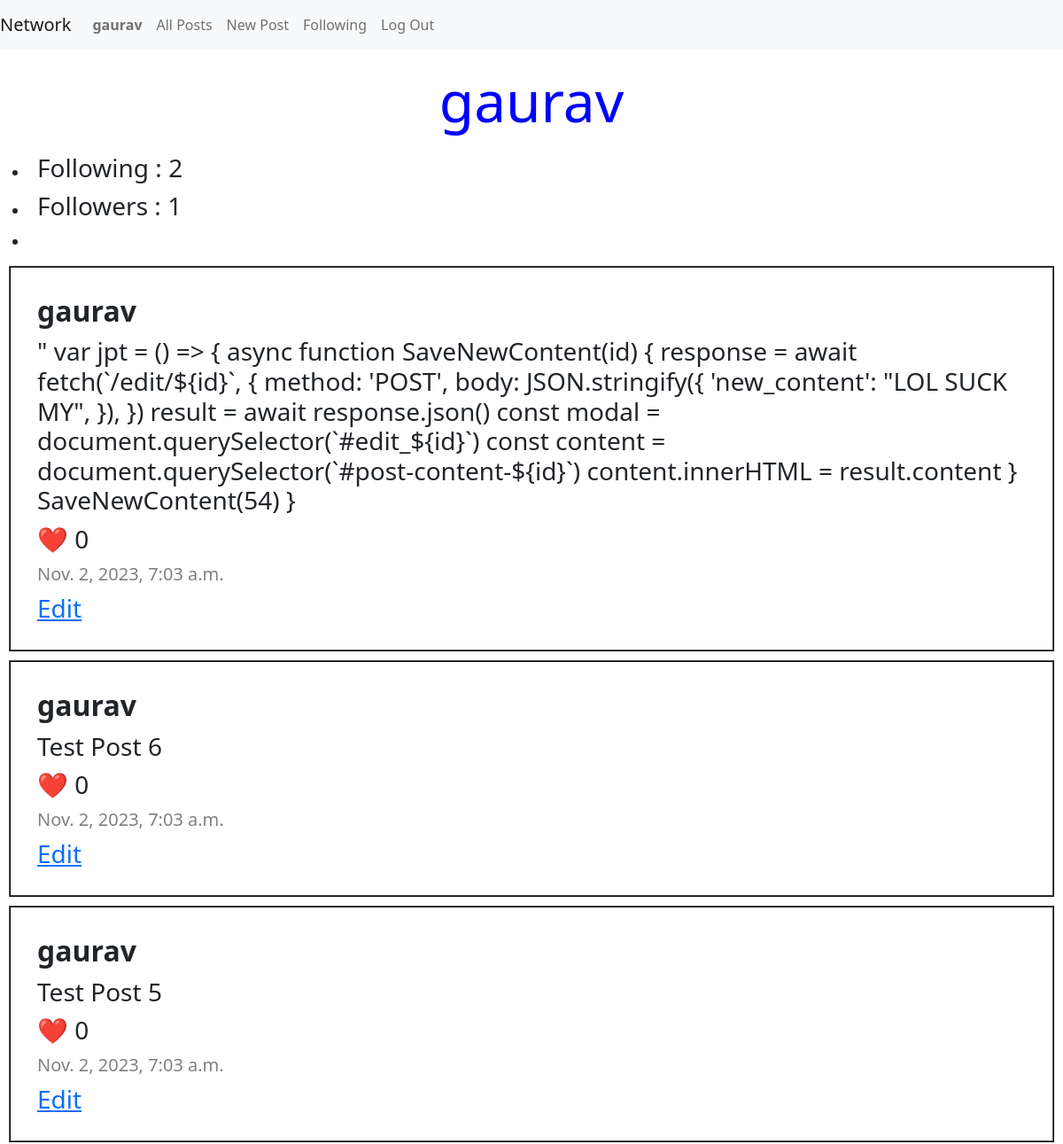
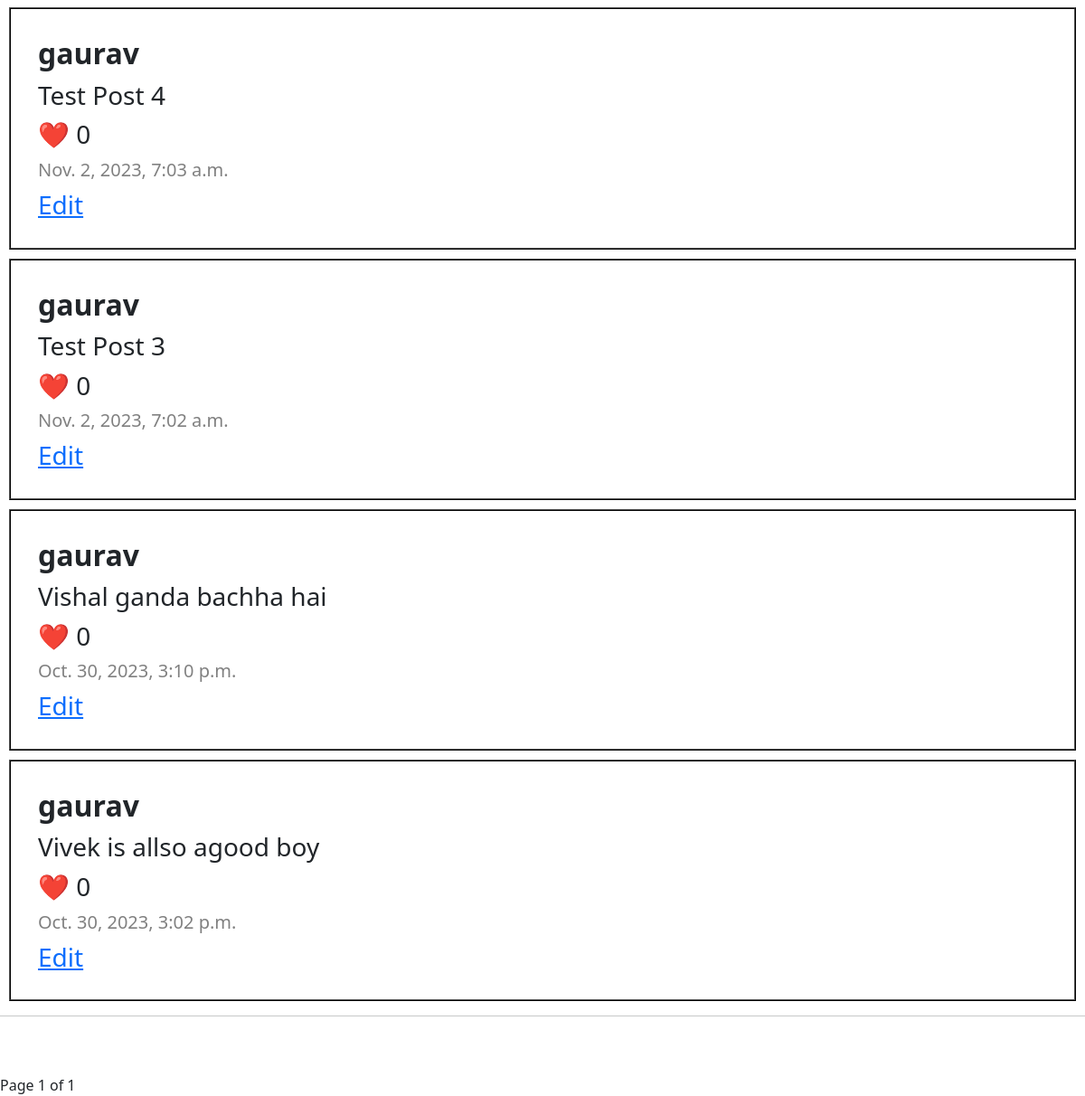
Before: /user/3 (signed in) with the older database file (2 pictures, top to bottom).
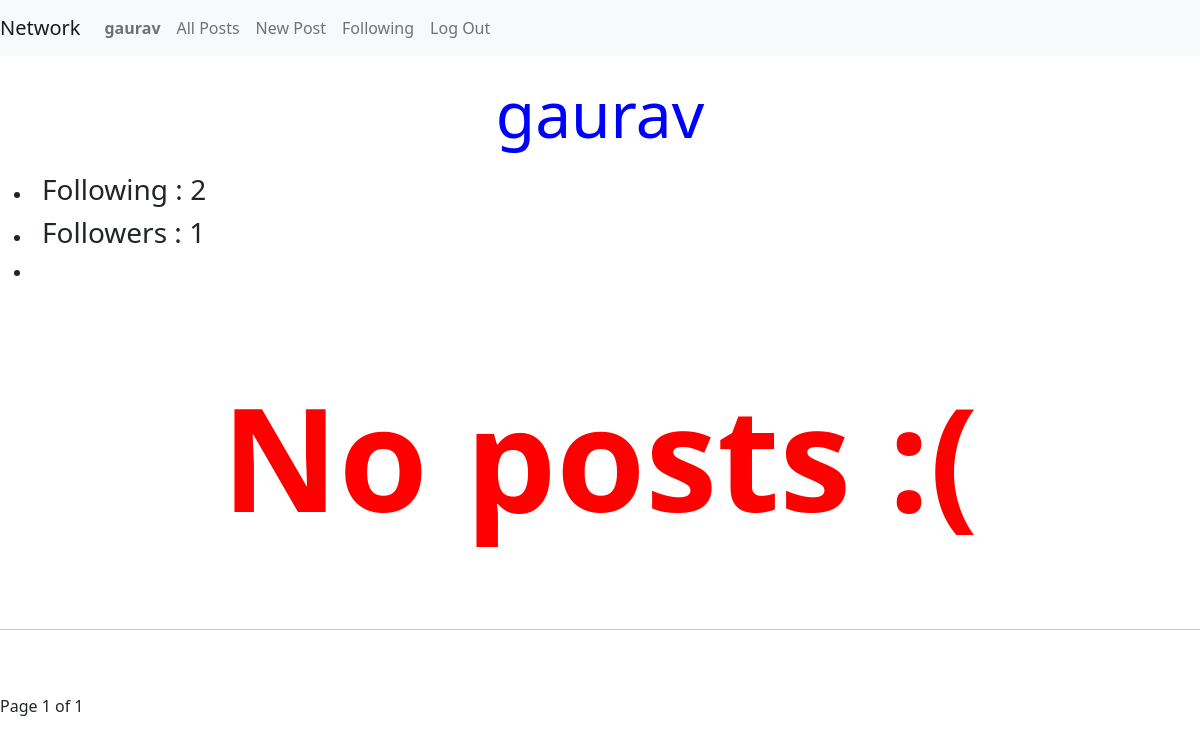
After: the same page with the newer database file.
### network/models.py (models this page shows, shortened)
class Post(models.Model):
    user = models.ForeignKey(User, on_delete=models.CASCADE)
    content = models.TextField()
    creation_date = models.DateTimeField(auto_now_add=True)
    likes = models.IntegerField(default=0)
    edited = models.BooleanField(default=False)
    likers = models.TextField(default="", null=True)

class User(AbstractUser):
    follower = models.TextField(default="", null=True)
    following = models.TextField(default="", null=True)
    pass

### network/views.py (the view, shortened to what this page needs)
# urls.py: path("user/<int:user_id>", views.userpage, name="userpage"),
@login_required(login_url=LOGIN_URL )
def userpage(request, user_id ):
    requested_user = User.objects.get(id=user_id)
    logged_user = User.objects.get(id= request.user.id)
    if request.method  == "GET":
        posts = Post.objects.filter(user=user_id).order_by('-creation_date')
        if request.user.id == user_id:
            show_follow = False
        else:
            show_follow = True
        logged_following_list = logged_user.following.split(",")
        if str(user_id) in  logged_following_list:
            is_following = True
        else:
            is_following = False
        paginator = Paginator(posts, MAX_POSTS)
        page = request.GET.get('page')
        posts_paginator = paginator.get_page(page)
        return render(request, "network/userpage.html",{
            "username" : requested_user.username,
            "posts" : posts,
            "followers" : len(requested_user.follower.split(",")),
            "following" : len(requested_user.following.split(",")),
            "is_following" : is_following,
            "show_follow" : show_follow,
            "user_id" : user_id,
            "page" : posts_paginator
            })

### network/templates/network/userpage.html (shortened to what this page needs)
{% extends "network/layout.html" %}
{% load static %}
{% block body %}
    <center><h1 style="color: blue; font-size: 400%; padding: 10px">{{ username }}</h1></center>
    <ul class = "following-bar">
        <li>
            <h3>Following : {{ following }}</h3>
        </li>
        <li>
            <h3>Followers : {{ followers }}</h3>
        </li>
        <li>
        </li>
    </ul>
    {% if posts %}
    {% for post in page %}
        <div class="post">
            <h2>{{ post.user.username }}</h2>
            <h3>{{ post.content }}</h3>
            <h3>❤️ {{ post.likes }}</h3>
            <h5>{{ post.creation_date }}</h5>
            {% if post.user.id == user.id %}
            <a href="{% url "edit" post.id %}"><h3>Edit</h3></a>
            {% endif %}
        </div>
    {% endfor %}
        {% else %}
            <center><h1 style="color: red; font-weight: Bolder; font-size: 900%;padding: 70px 0;">No posts :(</h1></center>
    {% endif %}
    <hr><br><br>
    <div class="pagination">
     <center>
     Page {{ page.number }} of {{page.paginator.num_pages}}
     </center>
     <br></div>
{% endblock body %}

Changed rows visible on the page:
removed Post: user.username "gaurav", content "\" var jpt = () => { async function SaveNewContent(id) { response = await fetch(`/edit/${id}`, { method: 'POST', body: JSON.stringify({ 'new_content': \"LOL SUCK MY\", }), }) result = await response.json() const modal = document.querySelector(`#edit_${id}`) const content = document.querySelector(`#post-content-${id}`) content.innerHTML = result.content } SaveNewContent(54) }", likes "0", creation_date "Nov. 2, 2023, 7:03 a.m.", shows "Edit"
no longer on this page (row edited): Post: user.username "gaurav", content "Test Post 6", likes "0", creation_date "Nov. 2, 2023, 7:03 a.m.", shows "Edit"
removed Post: user.username "gaurav", content "Test Post 5", likes "0", creation_date "Nov. 2, 2023, 7:03 a.m.", shows "Edit"
removed Post: user.username "gaurav", content "Test Post 4", likes "0", creation_date "Nov. 2, 2023, 7:03 a.m.", shows "Edit"
removed Post: user.username "gaurav", content "Test Post 3", likes "0", creation_date "Nov. 2, 2023, 7:02 a.m.", shows "Edit"
removed Post: user.username "gaurav", content "Vishal ganda bachha hai", likes "0", creation_date "Oct. 30, 2023, 3:10 p.m.", shows "Edit"
removed Post: user.username "gaurav", content "Vivek is allso agood boy", likes "0", creation_date "Oct. 30, 2023, 3:02 p.m.", shows "Edit"
Other visible differences:
text now shown: "No posts :("
